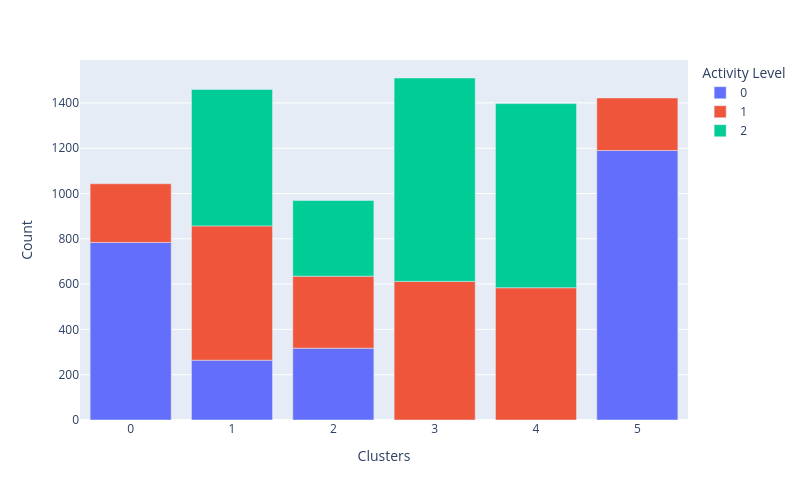
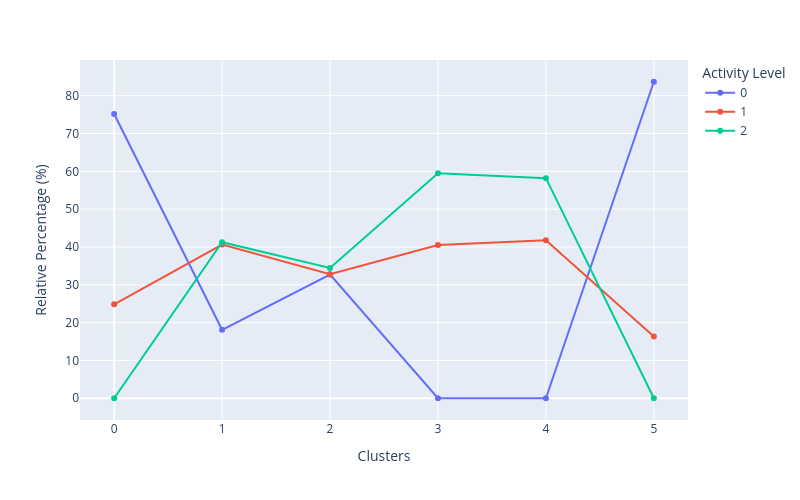

Here is the notebook cell these charts were saved with, in order:
### Markdown cell above
Lets check the same with Activity Level, where I am predicting a good profile with clear seperation and distinct groups.

### Code cell
df_cluster_vs=  df_cleaned.copy()
df_cluster_vs['Clusters'] = X['Clusters']
cluster_distribution_per_variable(df=df_cluster_vs, target='Activity Level')
plt.savefig(OutputFolder + "cluster_distribution_activity_level_bar.png", dpi=150, bbox_inches='tight')
plt.savefig(OutputFolder + "cluster_distribution_activity_level_line.png", dpi=150, bbox_inches='tight')

### Figure 1 — Plotly figure (JSON) as saved in the notebook; plotly's stock layout.template omitted (floating-point values rounded to 4 significant figures)
{"data": [{"alignmentgroup": "True", "hovertemplate": "Activity Level=0<br>Clusters=%{x}<br>Count=%{y}<extra></extra>", "legendgroup": "0", "marker": {"color": "#636efa", "pattern": {"shape": ""}}, "name": "0", "offsetgroup": "0", "orientation": "v", "showlegend": true, "textposition": "auto", "type": "bar", "x": [0, 1, 2, 5], "xaxis": "x", "y": [784, 264, 317, 1190], "yaxis": "y"}, {"alignmentgroup": "True", "hovertemplate": "Activity Level=1<br>Clusters=%{x}<br>Count=%{y}<extra></extra>", "legendgroup": "1", "marker": {"color": "#EF553B", "pattern": {"shape": ""}}, "name": "1", "offsetgroup": "1", "orientation": "v", "showlegend": true, "textposition": "auto", "type": "bar", "x": [0, 1, 2, 3, 4, 5], "xaxis": "x", "y": [259, 593, 318, 612, 584, 232], "yaxis": "y"}, {"alignmentgroup": "True", "hovertemplate": "Activity Level=2<br>Clusters=%{x}<br>Count=%{y}<extra></extra>", "legendgroup": "2", "marker": {"color": "#00cc96", "pattern": {"shape": ""}}, "name": "2", "offsetgroup": "2", "orientation": "v", "showlegend": true, "textposition": "auto", "type": "bar", "x": [1, 2, 3, 4], "xaxis": "x", "y": [602, 334, 898, 813], "yaxis": "y"}], "layout": {"barmode": "relative", "height": 500, "legend": {"title": {"text": "Activity Level"}, "tracegroupgap": 0}, "margin": {"t": 60}, "width": 800, "xaxis": {"anchor": "y", "domain": [0, 1], "tickmode": "array", "tickvals": [5, 0, 1, 2, 3, 4], "title": {"text": "Clusters"}}, "yaxis": {"anchor": "x", "domain": [0, 1], "title": {"text": "Count"}}}}

### Figure 2 — Plotly figure (JSON) as saved in the notebook; plotly's stock layout.template omitted (floating-point values rounded to 4 significant figures)
{"data": [{"hovertemplate": "Activity Level=0<br>Clusters=%{x}<br>Relative Percentage (%)=%{y}<extra></extra>", "legendgroup": "0", "line": {"color": "#636efa", "dash": "solid"}, "marker": {"symbol": "circle"}, "mode": "markers+lines", "name": "0", "orientation": "v", "showlegend": true, "type": "scatter", "x": [0, 1, 2, 3, 4, 5], "xaxis": "x", "y": [75.17, 18.09, 32.71, 0, 0, 83.68], "yaxis": "y"}, {"hovertemplate": "Activity Level=1<br>Clusters=%{x}<br>Relative Percentage (%)=%{y}<extra></extra>", "legendgroup": "1", "line": {"color": "#EF553B", "dash": "solid"}, "marker": {"symbol": "circle"}, "mode": "markers+lines", "name": "1", "orientation": "v", "showlegend": true, "type": "scatter", "x": [0, 1, 2, 3, 4, 5], "xaxis": "x", "y": [24.83, 40.64, 32.82, 40.53, 41.8, 16.32], "yaxis": "y"}, {"hovertemplate": "Activity Level=2<br>Clusters=%{x}<br>Relative Percentage (%)=%{y}<extra></extra>", "legendgroup": "2", "line": {"color": "#00cc96", "dash": "solid"}, "marker": {"symbol": "circle"}, "mode": "markers+lines", "name": "2", "orientation": "v", "showlegend": true, "type": "scatter", "x": [0, 1, 2, 3, 4, 5], "xaxis": "x", "y": [0, 41.26, 34.47, 59.47, 58.2, 0], "yaxis": "y"}], "layout": {"height": 500, "legend": {"title": {"text": "Activity Level"}, "tracegroupgap": 0}, "margin": {"t": 60}, "width": 800, "xaxis": {"anchor": "y", "domain": [0, 1], "tickmode": "array", "tickvals": [5, 0, 1, 2, 3, 4], "title": {"text": "Clusters"}}, "yaxis": {"anchor": "x", "domain": [0, 1], "title": {"text": "Relative Percentage (%)"}}}}
